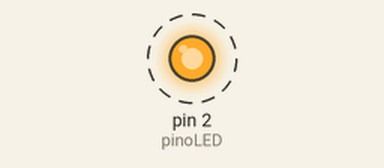
Simulated run of this sketch. Board: Arduino Uno, built with avr-gcc and run on an emulated ATmega328P. Parts: output pins drawn as LEDs (lit = HIGH). Dashed ring = blinking.

Above: at 0.5 s.
Timing chart, 0 to 4.6 s (numbered marks = the images above):
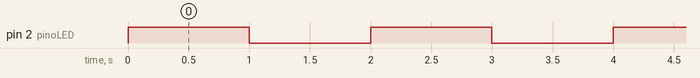

The sketch:

1-PiscarLED.ino
```cpp
//Definição do pino positivo que será ligado ao LED
int pinoLED = 2;

void setup() {
  //Executa apenas uma vez

  //Definição do pino pinoLED como saída
  pinMode(pinoLED, OUTPUT);
}

void loop() {
  //Executa indefinidamente

  //Envia um sinal alto (5V) para o pinoLED
  digitalWrite(pinoLED, HIGH);

  //Espera 1 segundo
  delay(1000);

  //Envia um sinal baixo (0V) para o pinoLED
  digitalWrite(pinoLED, LOW);

  //Espera 1 segundo
  delay(1000);
}
```

Measured:
- by itself, pin 2 (pinoLED): alternates HIGH for 1.0 s and LOW for 1.0 s
